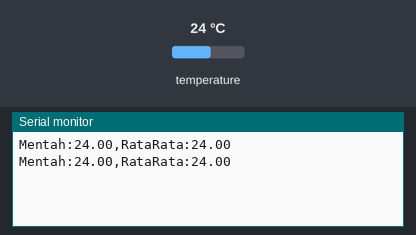
This sketch was run on a simulated ESP32. Shown: the last lines printed to the serial monitor. Inputs (shaded band) come from the test bench; at power-on: temperature 24 °C.

Above: at 3.5 s.
3.6 s: temperature set to 12 °C
At 4.1 s:
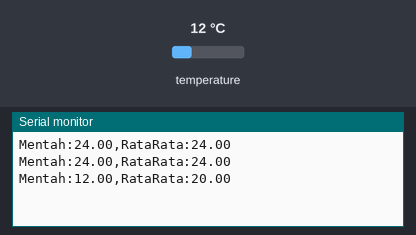
5.1 s: temperature set to 19 °C
At 6.6 s:
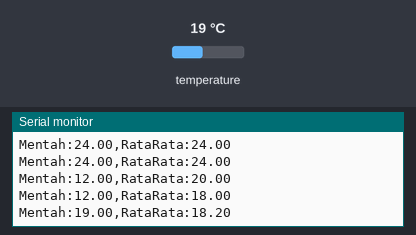
Timing chart, 0 to 8.1 s (numbered marks = the images above; inputs shaded):
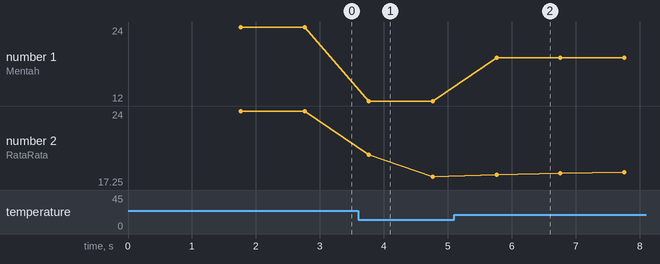

The sketch:

p3_moving_average.ino
```cpp
/*
 * BAB 27 - Program 3: Moving Average di Serial Plotter
 * Membaca DS18B20 setiap 1 detik tanpa menghambat program (dua langkah:
 * kirim perintah ukur, lalu ambil hasil setelah waktu konversi habis),
 * menghitung rata-rata bergerak 8 bacaan terakhir, lalu mengirim
 * suhu mentah dan suhu halus ke Serial Plotter.
 * Buka Tools → Serial Plotter, lalu pilih baud 115200.
 *
 * Rangkaian: pin DS (header hijau) → IO14
 */

#include <OneWire.h>
#include <DallasTemperature.h>

#define PIN_ONEWIRE   14  // jalur data DS18B20 (pin DS -> IO14)
#define RESOLUSI      12  // langkah 0,0625 °C, konversi maks. 750 ms
#define UKURAN_FILTER  8  // banyaknya bacaan terakhir yang dirata-rata

const unsigned long JEDA_UKUR = 1000;  // mulai pengukuran baru setiap 1000 ms

OneWire oneWire(PIN_ONEWIRE);
DallasTemperature sensor(&oneWire);

// Dua keadaan pembacaan sensor (seperti BAB 25)
enum StatusSensor { DIAM, MENGUKUR };
StatusSensor status = DIAM;

unsigned long lamaKonversi = 750;     // diisi ulang di setup() sesuai RESOLUSI
unsigned long waktuUkurTerakhir = 0;  // kapan perintah ukur terakhir dikirim

// Penyimpan bacaan untuk moving average (buffer melingkar)
float bufferSuhu[UKURAN_FILTER];
int posisi = 0;  // tempat bacaan berikutnya ditulis
int terisi = 0;  // berapa bacaan yang sudah tersimpan (maks. UKURAN_FILTER)

// Masukkan satu bacaan baru, lalu kembalikan rata-rata bacaan yang tersimpan
float tambahDanRataRata(float bacaanBaru) {
  bufferSuhu[posisi] = bacaanBaru;        // timpa bacaan paling lama
  posisi = (posisi + 1) % UKURAN_FILTER;  // maju satu, kembali ke 0 setelah ujung
  if (terisi < UKURAN_FILTER) {
    terisi = terisi + 1;
  }

  float jumlah = 0;
  for (int i = 0; i < terisi; i++) {
    jumlah = jumlah + bufferSuhu[i];
  }
  return jumlah / terisi;
}

// true kalau angka dari DS18B20 masuk akal (sama seperti Program 1)
bool suhuValid(float suhu) {
  if (suhu == DEVICE_DISCONNECTED_C) return false;
  if (suhu < -55.0 || suhu > 125.0) return false;
  if (suhu == 85.0) return false;
  return true;
}

void setup() {
  Serial.begin(115200);
  sensor.begin();
  sensor.setResolution(RESOLUSI);
  sensor.setWaitForConversion(false);  // requestTemperatures() tidak menunggu
  lamaKonversi = sensor.millisToWaitForConversion(RESOLUSI);
  // Sengaja tidak mencetak judul: Serial Plotter menganggap setiap baris sebagai data grafik.
}

void loop() {
  unsigned long sekarang = millis();

  switch (status) {
    case DIAM:
      if (sekarang - waktuUkurTerakhir >= JEDA_UKUR) {
        waktuUkurTerakhir = sekarang;
        sensor.requestTemperatures();  // langkah 1: kirim perintah ukur
        status = MENGUKUR;
      }
      break;

    case MENGUKUR:
      if (sekarang - waktuUkurTerakhir >= lamaKonversi) {
        float suhu = sensor.getTempCByIndex(0);  // langkah 2: ambil hasilnya
        if (suhuValid(suhu)) {
          float suhuHalus = tambahDanRataRata(suhu);
          Serial.printf("Mentah:%.2f,RataRata:%.2f\n", suhu, suhuHalus);
        }
        status = DIAM;
      }
      break;
  }

  // Tugas lain bisa ditambahkan di sini; loop() tidak pernah tertahan lama.
}
```

Measured:
- after the input at 3.6 s, the serial monitor: prints a new line after 0.16 s (image 1)
- after the input at 5.1 s, the serial monitor: prints a new line after 0.66 s (image 2)
- plotted number 1: 24 → 12 after the input at 3.6 s, 12 → 19 after the input at 5.1 s
- plotted number 2: 24 → 18 after the input at 3.6 s, 18 → 18.12 after the input at 5.1 s
